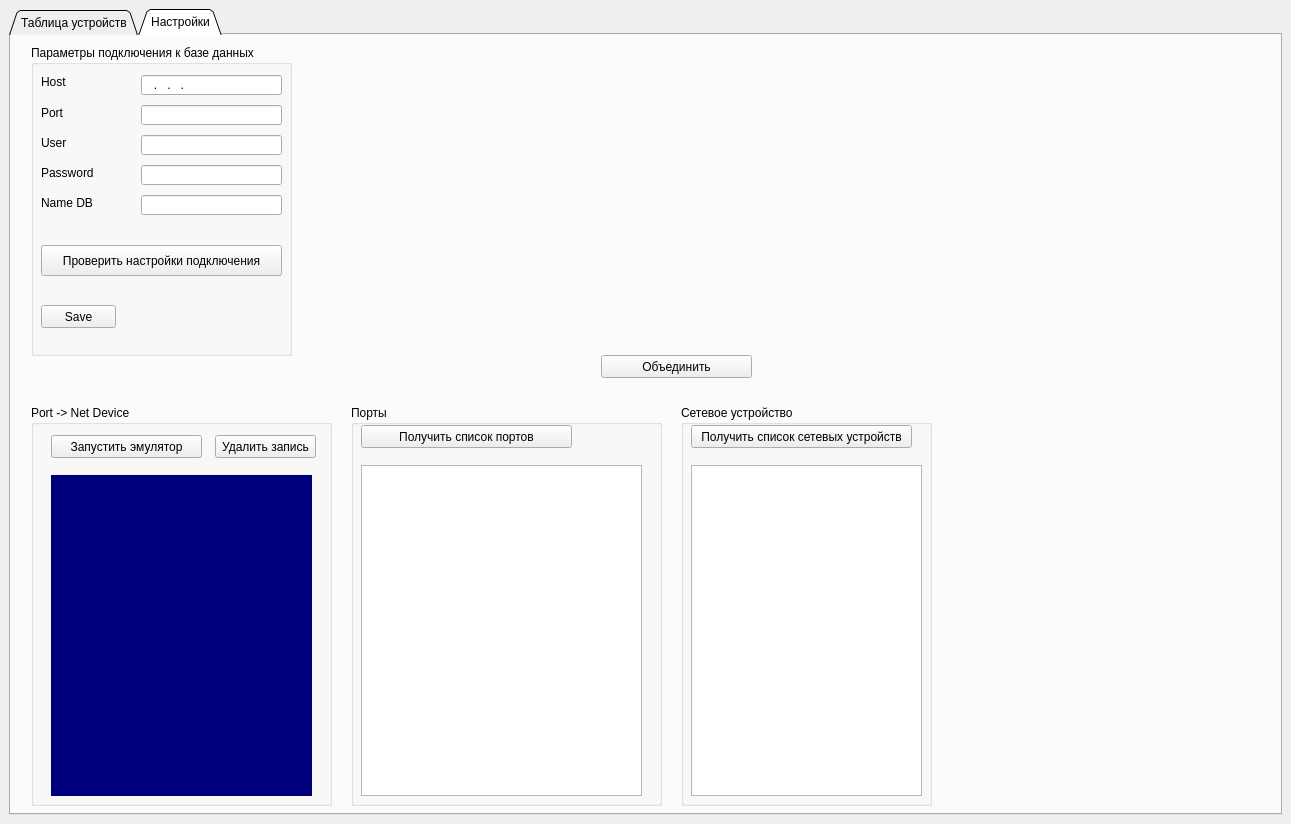
<?xml version="1.0" encoding="UTF-8"?>
<ui version="4.0">
 <class>MainWindow</class>
 <widget class="QMainWindow" name="MainWindow">
  <property name="geometry">
   <rect>
    <x>0</x>
    <y>0</y>
    <width>1291</width>
    <height>824</height>
   </rect>
  </property>
  <property name="windowTitle">
   <string>MainWindow</string>
  </property>
  <property name="styleSheet">
   <string notr="true"/>
  </property>
  <widget class="QWidget" name="centralwidget">
   <layout class="QVBoxLayout" name="verticalLayout_2">
    <item>
     <widget class="QTabWidget" name="tabWidget">
      <property name="enabled">
       <bool>true</bool>
      </property>
      <property name="sizePolicy">
       <sizepolicy hsizetype="Expanding" vsizetype="Expanding">
        <horstretch>0</horstretch>
        <verstretch>0</verstretch>
       </sizepolicy>
      </property>
      <property name="minimumSize">
       <size>
        <width>1271</width>
        <height>800</height>
       </size>
      </property>
      <property name="styleSheet">
       <string notr="true"/>
      </property>
      <property name="tabShape">
       <enum>QTabWidget::Triangular</enum>
      </property>
      <property name="currentIndex">
       <number>1</number>
      </property>
      <widget class="QWidget" name="main_tab">
       <property name="sizePolicy">
        <sizepolicy hsizetype="Expanding" vsizetype="Expanding">
         <horstretch>0</horstretch>
         <verstretch>0</verstretch>
        </sizepolicy>
       </property>
       <attribute name="title">
        <string>Таблица устройств</string>
       </attribute>
       <layout class="QVBoxLayout" name="verticalLayout">
        <item>
         <layout class="QHBoxLayout" name="horizontalLayout_2">
          <item>
           <widget class="QGroupBox" name="groupBox">
            <property name="sizePolicy">
             <sizepolicy hsizetype="Fixed" vsizetype="Fixed">
              <horstretch>0</horstretch>
              <verstretch>0</verstretch>
             </sizepolicy>
            </property>
            <property name="minimumSize">
             <size>
              <width>371</width>
              <height>71</height>
             </size>
            </property>
            <property name="whatsThis">
             <string>&lt;html&gt;&lt;head/&gt;&lt;body&gt;&lt;p&gt;Для изменения состояния датчика нужно выбрать датчик в таблице и нажать на соответствующую кнопку состояния.&lt;/p&gt;&lt;/body&gt;&lt;/html&gt;</string>
            </property>
            <property name="styleSheet">
             <string notr="true">QGroupBox {
	color: rgb(255, 255, 255);
	
}
</string>
            </property>
            <property name="title">
             <string>Изменение состояния выбранного датчика.</string>
            </property>
            <widget class="QWidget" name="layoutWidget">
             <property name="geometry">
              <rect>
               <x>10</x>
               <y>30</y>
               <width>344</width>
               <height>22</height>
              </rect>
             </property>
             <layout class="QHBoxLayout" name="horizontalLayout">
              <item>
               <widget class="QPushButton" name="normal_btn">
                <property name="sizePolicy">
                 <sizepolicy hsizetype="Fixed" vsizetype="Fixed">
                  <horstretch>0</horstretch>
                  <verstretch>0</verstretch>
                 </sizepolicy>
                </property>
                <property name="minimumSize">
                 <size>
                  <width>110</width>
                  <height>20</height>
                 </size>
                </property>
                <property name="styleSheet">
                 <string notr="true">QPushButton {
	background-color: rgb(157, 242, 160);
	border: none;

	font: 75 10pt &quot;Georgia&quot;;
	color: rgb(0, 0, 0);
	border-radius: 6px;
}

QPushButton:hover {
	background-color: rgb(152, 234, 154);
	border-left: 2px solid rgb(0, 160, 0);
	border-top: 2px solid rgb(0, 160, 0);
	border-right: 2px solid rgb(0, 160, 0);	
	border-bottom: 2px solid rgb(0, 160, 0);
}

QPushButton:pressed {
	background-color: rgb(157, 242, 160);
	background-color: rgb(143, 220, 146);
	border-left: 2px solid rgb(0, 130, 0);
	border-top: 2px solid rgb(0, 130, 0);
	border-right: 2px solid rgb(0, 130, 0);	
	border-bottom: 2px solid rgb(0, 130, 0);
}
</string>
                </property>
                <property name="text">
                 <string>Норма</string>
                </property>
               </widget>
              </item>
              <item>
               <widget class="QPushButton" name="fire_btn">
                <property name="sizePolicy">
                 <sizepolicy hsizetype="Fixed" vsizetype="Fixed">
                  <horstretch>0</horstretch>
                  <verstretch>0</verstretch>
                 </sizepolicy>
                </property>
                <property name="minimumSize">
                 <size>
                  <width>110</width>
                  <height>20</height>
                 </size>
                </property>
                <property name="baseSize">
                 <size>
                  <width>100</width>
                  <height>0</height>
                 </size>
                </property>
                <property name="styleSheet">
                 <string notr="true">QPushButton {
	background-color: rgb(173, 0, 0);
	font: 75 10pt &quot;Georgia&quot;;
	color: rgb(0, 0, 0);
	border-radius: 6px;
}

QPushButton:hover {
	background-color: rgb(173, 0, 0);;
	border-left: 2px solid rgb(0, 160, 0);
	border-top: 2px solid rgb(0, 160, 0);
	border-right: 2px solid rgb(0, 160, 0);	
	border-bottom: 2px solid rgb(0, 160, 0);
}

QPushButton:pressed {
	background-color: rgb(173, 0, 0);
	border-left: 2px solid rgb(0, 130, 0);
	border-top: 2px solid rgb(0, 130, 0);
	border-right: 2px solid rgb(0, 130, 0);	
	border-bottom: 2px solid rgb(0, 130, 0);
}
</string>
                </property>
                <property name="text">
                 <string>Пожар</string>
                </property>
               </widget>
              </item>
              <item>
               <widget class="QPushButton" name="failure_btn">
                <property name="sizePolicy">
                 <sizepolicy hsizetype="Fixed" vsizetype="Fixed">
                  <horstretch>0</horstretch>
                  <verstretch>0</verstretch>
                 </sizepolicy>
                </property>
                <property name="minimumSize">
                 <size>
                  <width>110</width>
                  <height>20</height>
                 </size>
                </property>
                <property name="maximumSize">
                 <size>
                  <width>100</width>
                  <height>16777215</height>
                 </size>
                </property>
                <property name="styleSheet">
                 <string notr="true">QPushButton {
	background-color: rgb(255, 140, 0);
	font: 75 10pt &quot;Georgia&quot;;
	color: rgb(0, 0, 0);
	border-radius: 6px;
}

QPushButton:hover {
	background-color: rgb(255, 140, 0);
	border-left: 2px solid rgb(0, 160, 0);
	border-top: 2px solid rgb(0, 160, 0);
	border-right: 2px solid rgb(0, 160, 0);	
	border-bottom: 2px solid rgb(0, 160, 0);
}

QPushButton:pressed {
	background-color: rgb(255, 140, 0);
	border-left: 2px solid rgb(0, 130, 0);
	border-top: 2px solid rgb(0, 130, 0);
	border-right: 2px solid rgb(0, 130, 0);	
	border-bottom: 2px solid rgb(0, 130, 0);
}</string>
                </property>
                <property name="text">
                 <string>Неисправность</string>
                </property>
               </widget>
              </item>
             </layout>
            </widget>
           </widget>
          </item>
          <item>
           <layout class="QGridLayout" name="gridLayout">
            <item row="1" column="1">
             <widget class="QLabel" name="sensor52_lbl">
              <property name="styleSheet">
               <string notr="true"/>
              </property>
              <property name="text">
               <string>АВИ

52</string>
              </property>
              <property name="alignment">
               <set>Qt::AlignHCenter|Qt::AlignTop</set>
              </property>
              <property name="margin">
               <number>5</number>
              </property>
              <property name="indent">
               <number>0</number>
              </property>
             </widget>
            </item>
            <item row="0" column="3">
             <widget class="QLabel" name="sensor4_lbl">
              <property name="styleSheet">
               <string notr="true"/>
              </property>
              <property name="text">
               <string>ИП-330
Кречет
4</string>
              </property>
              <property name="alignment">
               <set>Qt::AlignHCenter|Qt::AlignTop</set>
              </property>
              <property name="margin">
               <number>5</number>
              </property>
              <property name="indent">
               <number>0</number>
              </property>
             </widget>
            </item>
            <item row="0" column="2">
             <widget class="QLabel" name="sensor3_lbl">
              <property name="styleSheet">
               <string notr="true"/>
              </property>
              <property name="text">
               <string>ИП-101

3</string>
              </property>
              <property name="alignment">
               <set>Qt::AlignHCenter|Qt::AlignTop</set>
              </property>
              <property name="margin">
               <number>5</number>
              </property>
              <property name="indent">
               <number>0</number>
              </property>
             </widget>
            </item>
            <item row="1" column="4">
             <widget class="QLabel" name="sensor55_lbl">
              <property name="styleSheet">
               <string notr="true"/>
              </property>
              <property name="text">
               <string>АР-5

55</string>
              </property>
              <property name="alignment">
               <set>Qt::AlignHCenter|Qt::AlignTop</set>
              </property>
              <property name="margin">
               <number>5</number>
              </property>
              <property name="indent">
               <number>0</number>
              </property>
             </widget>
            </item>
            <item row="1" column="14">
             <widget class="QLabel" name="sensor65_lbl">
              <property name="styleSheet">
               <string notr="true"/>
              </property>
              <property name="text">
               <string>МКЗ

65</string>
              </property>
              <property name="alignment">
               <set>Qt::AlignHCenter|Qt::AlignTop</set>
              </property>
              <property name="margin">
               <number>5</number>
              </property>
              <property name="indent">
               <number>0</number>
              </property>
             </widget>
            </item>
            <item row="1" column="2">
             <widget class="QLabel" name="sensor53_lbl">
              <property name="styleSheet">
               <string notr="true"/>
              </property>
              <property name="frameShape">
               <enum>QFrame::NoFrame</enum>
              </property>
              <property name="frameShadow">
               <enum>QFrame::Plain</enum>
              </property>
              <property name="text">
               <string>АМК

53</string>
              </property>
              <property name="alignment">
               <set>Qt::AlignHCenter|Qt::AlignTop</set>
              </property>
              <property name="margin">
               <number>5</number>
              </property>
              <property name="indent">
               <number>0</number>
              </property>
             </widget>
            </item>
            <item row="0" column="4">
             <widget class="QLabel" name="sensor5_lbl">
              <property name="styleSheet">
               <string notr="true"/>
              </property>
              <property name="text">
               <string>ИП-329
Феникс
5</string>
              </property>
              <property name="alignment">
               <set>Qt::AlignHCenter|Qt::AlignTop</set>
              </property>
              <property name="margin">
               <number>5</number>
              </property>
              <property name="indent">
               <number>0</number>
              </property>
             </widget>
            </item>
            <item row="1" column="3">
             <widget class="QLabel" name="sensor54_lbl">
              <property name="styleSheet">
               <string notr="true"/>
              </property>
              <property name="text">
               <string>АР-1

54</string>
              </property>
              <property name="alignment">
               <set>Qt::AlignHCenter|Qt::AlignTop</set>
              </property>
              <property name="margin">
               <number>5</number>
              </property>
              <property name="indent">
               <number>0</number>
              </property>
             </widget>
            </item>
            <item row="0" column="6">
             <widget class="QLabel" name="sensor7_lbl">
              <property name="styleSheet">
               <string notr="true"/>
              </property>
              <property name="text">
               <string>МИП

7</string>
              </property>
              <property name="alignment">
               <set>Qt::AlignHCenter|Qt::AlignTop</set>
              </property>
              <property name="margin">
               <number>5</number>
              </property>
              <property name="indent">
               <number>0</number>
              </property>
             </widget>
            </item>
            <item row="1" column="12">
             <widget class="QLabel" name="sensor63_lbl">
              <property name="styleSheet">
               <string notr="true"/>
              </property>
              <property name="text">
               <string>ИСМ-22-2

63</string>
              </property>
              <property name="alignment">
               <set>Qt::AlignHCenter|Qt::AlignTop</set>
              </property>
              <property name="margin">
               <number>5</number>
              </property>
              <property name="indent">
               <number>0</number>
              </property>
             </widget>
            </item>
            <item row="1" column="5">
             <widget class="QLabel" name="sensor56_lbl">
              <property name="styleSheet">
               <string notr="true"/>
              </property>
              <property name="text">
               <string>АРМини

56</string>
              </property>
              <property name="alignment">
               <set>Qt::AlignHCenter|Qt::AlignTop</set>
              </property>
              <property name="margin">
               <number>5</number>
              </property>
              <property name="indent">
               <number>0</number>
              </property>
             </widget>
            </item>
            <item row="1" column="10">
             <widget class="QLabel" name="sensor61_lbl">
              <property name="styleSheet">
               <string notr="true"/>
              </property>
              <property name="text">
               <string>ИСМ-5

61</string>
              </property>
              <property name="alignment">
               <set>Qt::AlignHCenter|Qt::AlignTop</set>
              </property>
              <property name="margin">
               <number>5</number>
              </property>
              <property name="indent">
               <number>0</number>
              </property>
             </widget>
            </item>
            <item row="1" column="7">
             <widget class="QLabel" name="sensor58_lbl">
              <property name="styleSheet">
               <string notr="true"/>
              </property>
              <property name="text">
               <string>АОПИ

58</string>
              </property>
              <property name="alignment">
               <set>Qt::AlignHCenter|Qt::AlignTop</set>
              </property>
              <property name="margin">
               <number>5</number>
              </property>
              <property name="indent">
               <number>0</number>
              </property>
             </widget>
            </item>
            <item row="1" column="11">
             <widget class="QLabel" name="sensor62_lbl">
              <property name="styleSheet">
               <string notr="true"/>
              </property>
              <property name="text">
               <string>ИСМ-22-1

62</string>
              </property>
              <property name="alignment">
               <set>Qt::AlignHCenter|Qt::AlignTop</set>
              </property>
              <property name="margin">
               <number>5</number>
              </property>
              <property name="indent">
               <number>0</number>
              </property>
             </widget>
            </item>
            <item row="0" column="1">
             <widget class="QLabel" name="sensor2_lbl">
              <property name="styleSheet">
               <string notr="true"/>
              </property>
              <property name="text">
               <string>ИПП
Гелиос
2</string>
              </property>
              <property name="alignment">
               <set>Qt::AlignHCenter|Qt::AlignTop</set>
              </property>
              <property name="margin">
               <number>5</number>
              </property>
              <property name="indent">
               <number>0</number>
              </property>
             </widget>
            </item>
            <item row="1" column="8">
             <widget class="QLabel" name="sensor59_lbl">
              <property name="styleSheet">
               <string notr="true"/>
              </property>
              <property name="text">
               <string>ИРС

59</string>
              </property>
              <property name="alignment">
               <set>Qt::AlignHCenter|Qt::AlignTop</set>
              </property>
              <property name="margin">
               <number>5</number>
              </property>
              <property name="indent">
               <number>0</number>
              </property>
             </widget>
            </item>
            <item row="0" column="0">
             <widget class="QLabel" name="sensor1_lbl">
              <property name="styleSheet">
               <string notr="true"/>
              </property>
              <property name="text">
               <string>ИП-535

1</string>
              </property>
              <property name="alignment">
               <set>Qt::AlignHCenter|Qt::AlignTop</set>
              </property>
              <property name="margin">
               <number>5</number>
              </property>
              <property name="indent">
               <number>0</number>
              </property>
             </widget>
            </item>
            <item row="0" column="8">
             <widget class="QLabel" name="sensor9_lbl">
              <property name="styleSheet">
               <string notr="true"/>
              </property>
              <property name="text">
               <string>NLS

9</string>
              </property>
              <property name="alignment">
               <set>Qt::AlignHCenter|Qt::AlignTop</set>
              </property>
              <property name="margin">
               <number>5</number>
              </property>
              <property name="indent">
               <number>0</number>
              </property>
             </widget>
            </item>
            <item row="1" column="16">
             <widget class="QLabel" name="sensor67_lbl">
              <property name="styleSheet">
               <string notr="true"/>
              </property>
              <property name="text">
               <string>ОСЗ9

67</string>
              </property>
              <property name="alignment">
               <set>Qt::AlignHCenter|Qt::AlignTop</set>
              </property>
              <property name="margin">
               <number>5</number>
              </property>
              <property name="indent">
               <number>0</number>
              </property>
             </widget>
            </item>
            <item row="0" column="7">
             <widget class="QLabel" name="sensor8_lbl">
              <property name="styleSheet">
               <string notr="true"/>
              </property>
              <property name="text">
               <string>ИПА

8</string>
              </property>
              <property name="alignment">
               <set>Qt::AlignHCenter|Qt::AlignTop</set>
              </property>
              <property name="margin">
               <number>5</number>
              </property>
              <property name="indent">
               <number>0</number>
              </property>
             </widget>
            </item>
            <item row="1" column="13">
             <widget class="QLabel" name="sensor64_lbl">
              <property name="styleSheet">
               <string notr="true"/>
              </property>
              <property name="text">
               <string>ИСМ-220

64</string>
              </property>
              <property name="alignment">
               <set>Qt::AlignHCenter|Qt::AlignTop</set>
              </property>
              <property name="margin">
               <number>5</number>
              </property>
              <property name="indent">
               <number>0</number>
              </property>
             </widget>
            </item>
            <item row="0" column="5">
             <widget class="QLabel" name="sensor6_lbl">
              <property name="styleSheet">
               <string notr="true"/>
              </property>
              <property name="text">
               <string>ИПЭС

6</string>
              </property>
              <property name="alignment">
               <set>Qt::AlignHCenter|Qt::AlignTop</set>
              </property>
              <property name="margin">
               <number>5</number>
              </property>
              <property name="indent">
               <number>0</number>
              </property>
             </widget>
            </item>
            <item row="1" column="9">
             <widget class="QLabel" name="sensor60_lbl">
              <property name="styleSheet">
               <string notr="true"/>
              </property>
              <property name="text">
               <string>ИР-П

60</string>
              </property>
              <property name="alignment">
               <set>Qt::AlignHCenter|Qt::AlignTop</set>
              </property>
              <property name="margin">
               <number>5</number>
              </property>
              <property name="indent">
               <number>0</number>
              </property>
             </widget>
            </item>
            <item row="1" column="15">
             <widget class="QLabel" name="sensor66_lbl">
              <property name="styleSheet">
               <string notr="true"/>
              </property>
              <property name="text">
               <string>ОСЗ

66</string>
              </property>
              <property name="alignment">
               <set>Qt::AlignHCenter|Qt::AlignTop</set>
              </property>
              <property name="margin">
               <number>5</number>
              </property>
              <property name="indent">
               <number>0</number>
              </property>
             </widget>
            </item>
            <item row="1" column="0">
             <widget class="QLabel" name="sensor51_lbl">
              <property name="styleSheet">
               <string notr="true"/>
              </property>
              <property name="text">
               <string>А2ДПИ

51</string>
              </property>
              <property name="alignment">
               <set>Qt::AlignHCenter|Qt::AlignTop</set>
              </property>
              <property name="margin">
               <number>5</number>
              </property>
              <property name="indent">
               <number>0</number>
              </property>
             </widget>
            </item>
            <item row="1" column="6">
             <widget class="QLabel" name="sensor57_lbl">
              <property name="styleSheet">
               <string notr="true"/>
              </property>
              <property name="text">
               <string>АТИ

57</string>
              </property>
              <property name="alignment">
               <set>Qt::AlignHCenter|Qt::AlignTop</set>
              </property>
              <property name="margin">
               <number>5</number>
              </property>
              <property name="indent">
               <number>0</number>
              </property>
             </widget>
            </item>
           </layout>
          </item>
         </layout>
        </item>
        <item>
         <widget class="QTableWidget" name="output_table">
          <property name="styleSheet">
           <string notr="true"/>
          </property>
         </widget>
        </item>
       </layout>
      </widget>
      <widget class="QWidget" name="settings_tab">
       <attribute name="title">
        <string>Настройки</string>
       </attribute>
       <widget class="QGroupBox" name="port_and_ne_dev_groupBox">
        <property name="geometry">
         <rect>
          <x>20</x>
          <y>370</y>
          <width>301</width>
          <height>401</height>
         </rect>
        </property>
        <property name="sizePolicy">
         <sizepolicy hsizetype="Fixed" vsizetype="Fixed">
          <horstretch>0</horstretch>
          <verstretch>0</verstretch>
         </sizepolicy>
        </property>
        <property name="styleSheet">
         <string notr="true"/>
        </property>
        <property name="title">
         <string>Port -&gt; Net Device</string>
        </property>
        <widget class="QTableWidget" name="port_and_net_dev_tableWidget">
         <property name="geometry">
          <rect>
           <x>20</x>
           <y>70</y>
           <width>261</width>
           <height>321</height>
          </rect>
         </property>
         <property name="styleSheet">
          <string notr="true">QHeaderView::section:horizontal {
    color: #fff;
    background-color: rgb(0, 85, 127);
 }
QTableWidget {
	background-color: rgb(0, 0, 127);
	color: rgb(85, 255, 0);
	font: 63 8pt &quot;Yu Gothic UI Semibold&quot;;
}
</string>
         </property>
        </widget>
        <widget class="QPushButton" name="send_table_btn">
         <property name="geometry">
          <rect>
           <x>20</x>
           <y>30</y>
           <width>151</width>
           <height>23</height>
          </rect>
         </property>
         <property name="styleSheet">
          <string notr="true"/>
         </property>
         <property name="text">
          <string>Запустить эмулятор</string>
         </property>
        </widget>
        <widget class="QPushButton" name="delete_line_btn">
         <property name="geometry">
          <rect>
           <x>184</x>
           <y>30</y>
           <width>101</width>
           <height>23</height>
          </rect>
         </property>
         <property name="styleSheet">
          <string notr="true"/>
         </property>
         <property name="text">
          <string>Удалить запись</string>
         </property>
        </widget>
       </widget>
       <widget class="QGroupBox" name="ports_groupBox">
        <property name="geometry">
         <rect>
          <x>340</x>
          <y>370</y>
          <width>311</width>
          <height>401</height>
         </rect>
        </property>
        <property name="sizePolicy">
         <sizepolicy hsizetype="Fixed" vsizetype="Fixed">
          <horstretch>0</horstretch>
          <verstretch>0</verstretch>
         </sizepolicy>
        </property>
        <property name="styleSheet">
         <string notr="true"/>
        </property>
        <property name="title">
         <string>Порты</string>
        </property>
        <widget class="QListWidget" name="ports_listWidget">
         <property name="geometry">
          <rect>
           <x>10</x>
           <y>60</y>
           <width>281</width>
           <height>331</height>
          </rect>
         </property>
         <property name="styleSheet">
          <string notr="true">
</string>
         </property>
        </widget>
        <widget class="QPushButton" name="get_ports_btn">
         <property name="geometry">
          <rect>
           <x>10</x>
           <y>20</y>
           <width>211</width>
           <height>23</height>
          </rect>
         </property>
         <property name="styleSheet">
          <string notr="true"/>
         </property>
         <property name="text">
          <string>Получить список портов</string>
         </property>
        </widget>
       </widget>
       <widget class="QGroupBox" name="net_dev_groupBox">
        <property name="geometry">
         <rect>
          <x>670</x>
          <y>370</y>
          <width>251</width>
          <height>401</height>
         </rect>
        </property>
        <property name="sizePolicy">
         <sizepolicy hsizetype="Fixed" vsizetype="Fixed">
          <horstretch>0</horstretch>
          <verstretch>0</verstretch>
         </sizepolicy>
        </property>
        <property name="styleSheet">
         <string notr="true"/>
        </property>
        <property name="title">
         <string>Сетевое устройство</string>
        </property>
        <widget class="QListWidget" name="net_dev_listWidget">
         <property name="geometry">
          <rect>
           <x>10</x>
           <y>60</y>
           <width>231</width>
           <height>331</height>
          </rect>
         </property>
         <property name="styleSheet">
          <string notr="true"/>
         </property>
        </widget>
        <widget class="QPushButton" name="get_net_dev_btn">
         <property name="geometry">
          <rect>
           <x>10</x>
           <y>20</y>
           <width>221</width>
           <height>23</height>
          </rect>
         </property>
         <property name="styleSheet">
          <string notr="true"/>
         </property>
         <property name="text">
          <string>Получить список сетевых устройств</string>
         </property>
        </widget>
       </widget>
       <widget class="QGroupBox" name="groupBox_2">
        <property name="geometry">
         <rect>
          <x>20</x>
          <y>10</y>
          <width>261</width>
          <height>311</height>
         </rect>
        </property>
        <property name="sizePolicy">
         <sizepolicy hsizetype="Fixed" vsizetype="Fixed">
          <horstretch>0</horstretch>
          <verstretch>0</verstretch>
         </sizepolicy>
        </property>
        <property name="minimumSize">
         <size>
          <width>261</width>
          <height>311</height>
         </size>
        </property>
        <property name="styleSheet">
         <string notr="true"/>
        </property>
        <property name="title">
         <string>Параметры подключения к базе данных</string>
        </property>
        <widget class="QLabel" name="port_db_lbl">
         <property name="geometry">
          <rect>
           <x>10</x>
           <y>60</y>
           <width>47</width>
           <height>16</height>
          </rect>
         </property>
         <property name="styleSheet">
          <string notr="true"/>
         </property>
         <property name="text">
          <string>Port</string>
         </property>
        </widget>
        <widget class="QLabel" name="host_db_lbl">
         <property name="geometry">
          <rect>
           <x>10</x>
           <y>30</y>
           <width>47</width>
           <height>14</height>
          </rect>
         </property>
         <property name="styleSheet">
          <string notr="true"/>
         </property>
         <property name="text">
          <string>Host</string>
         </property>
        </widget>
        <widget class="QLabel" name="user_db_lbl">
         <property name="geometry">
          <rect>
           <x>10</x>
           <y>90</y>
           <width>51</width>
           <height>16</height>
          </rect>
         </property>
         <property name="styleSheet">
          <string notr="true"/>
         </property>
         <property name="text">
          <string>User</string>
         </property>
        </widget>
        <widget class="QLabel" name="pass_db_lbl">
         <property name="geometry">
          <rect>
           <x>10</x>
           <y>120</y>
           <width>61</width>
           <height>16</height>
          </rect>
         </property>
         <property name="styleSheet">
          <string notr="true"/>
         </property>
         <property name="text">
          <string>Password</string>
         </property>
        </widget>
        <widget class="QLabel" name="name_db_lbl">
         <property name="geometry">
          <rect>
           <x>10</x>
           <y>150</y>
           <width>61</width>
           <height>16</height>
          </rect>
         </property>
         <property name="styleSheet">
          <string notr="true"/>
         </property>
         <property name="text">
          <string>Name DB</string>
         </property>
        </widget>
        <widget class="QLineEdit" name="host_db_lineEdit">
         <property name="geometry">
          <rect>
           <x>110</x>
           <y>30</y>
           <width>141</width>
           <height>20</height>
          </rect>
         </property>
         <property name="toolTip">
          <string>&lt;html&gt;&lt;head/&gt;&lt;body&gt;&lt;p&gt;Адрес (IP4) подключения к БД&lt;/p&gt;&lt;/body&gt;&lt;/html&gt;</string>
         </property>
         <property name="styleSheet">
          <string notr="true"/>
         </property>
         <property name="inputMask">
          <string>000\.000\.000\.000</string>
         </property>
         <property name="text">
          <string>...</string>
         </property>
        </widget>
        <widget class="QLineEdit" name="port_db_lineEdit">
         <property name="geometry">
          <rect>
           <x>110</x>
           <y>60</y>
           <width>141</width>
           <height>20</height>
          </rect>
         </property>
         <property name="toolTip">
          <string>&lt;html&gt;&lt;head/&gt;&lt;body&gt;&lt;p&gt;Номер порта должен быть в диапазоне &lt;span style=&quot; font-family:'JetBrains Mono','monospace'; font-size:10pt; font-weight:600; font-style:italic; color:#ff0000;&quot;&gt;1024-49151&lt;/span&gt;&lt;/p&gt;&lt;/body&gt;&lt;/html&gt;</string>
         </property>
         <property name="styleSheet">
          <string notr="true"/>
         </property>
         <property name="inputMask">
          <string>00009</string>
         </property>
         <property name="text">
          <string/>
         </property>
        </widget>
        <widget class="QLineEdit" name="user_db_lineEdit">
         <property name="geometry">
          <rect>
           <x>110</x>
           <y>90</y>
           <width>141</width>
           <height>20</height>
          </rect>
         </property>
         <property name="toolTip">
          <string>&lt;html&gt;&lt;head/&gt;&lt;body&gt;&lt;p&gt;Логин базы данных&lt;/p&gt;&lt;/body&gt;&lt;/html&gt;</string>
         </property>
         <property name="styleSheet">
          <string notr="true"/>
         </property>
         <property name="text">
          <string/>
         </property>
        </widget>
        <widget class="QLineEdit" name="pass_db_lineEdit">
         <property name="geometry">
          <rect>
           <x>110</x>
           <y>120</y>
           <width>141</width>
           <height>20</height>
          </rect>
         </property>
         <property name="toolTip">
          <string>&lt;html&gt;&lt;head/&gt;&lt;body&gt;&lt;p&gt;Пароль базы данных&lt;/p&gt;&lt;/body&gt;&lt;/html&gt;</string>
         </property>
         <property name="styleSheet">
          <string notr="true"/>
         </property>
         <property name="text">
          <string/>
         </property>
        </widget>
        <widget class="QLineEdit" name="name_db_lineEdit">
         <property name="geometry">
          <rect>
           <x>110</x>
           <y>150</y>
           <width>141</width>
           <height>20</height>
          </rect>
         </property>
         <property name="toolTip">
          <string>&lt;html&gt;&lt;head/&gt;&lt;body&gt;&lt;p&gt;Имя базы данных&lt;/p&gt;&lt;/body&gt;&lt;/html&gt;</string>
         </property>
         <property name="styleSheet">
          <string notr="true"/>
         </property>
         <property name="text">
          <string/>
         </property>
        </widget>
        <widget class="QPushButton" name="save_db_btn">
         <property name="geometry">
          <rect>
           <x>10</x>
           <y>260</y>
           <width>75</width>
           <height>23</height>
          </rect>
         </property>
         <property name="toolTip">
          <string>&lt;html&gt;&lt;head/&gt;&lt;body&gt;&lt;p&gt;Сохранение настроек для дальнейшей работы &lt;/p&gt;&lt;/body&gt;&lt;/html&gt;</string>
         </property>
         <property name="styleSheet">
          <string notr="true"/>
         </property>
         <property name="text">
          <string>Save</string>
         </property>
        </widget>
        <widget class="QPushButton" name="check_db_btn">
         <property name="geometry">
          <rect>
           <x>10</x>
           <y>200</y>
           <width>241</width>
           <height>31</height>
          </rect>
         </property>
         <property name="toolTip">
          <string>&lt;html&gt;&lt;head/&gt;&lt;body&gt;&lt;p&gt;Проверка подключения к базе данных&lt;/p&gt;&lt;/body&gt;&lt;/html&gt;</string>
         </property>
         <property name="styleSheet">
          <string notr="true"/>
         </property>
         <property name="text">
          <string>Проверить настройки подключения</string>
         </property>
        </widget>
       </widget>
       <widget class="QPushButton" name="join_btn">
        <property name="geometry">
         <rect>
          <x>590</x>
          <y>320</y>
          <width>151</width>
          <height>23</height>
         </rect>
        </property>
        <property name="styleSheet">
         <string notr="true"/>
        </property>
        <property name="text">
         <string>Объединить</string>
        </property>
       </widget>
      </widget>
     </widget>
    </item>
   </layout>
  </widget>
 </widget>
 <resources/>
 <connections/>
</ui>
